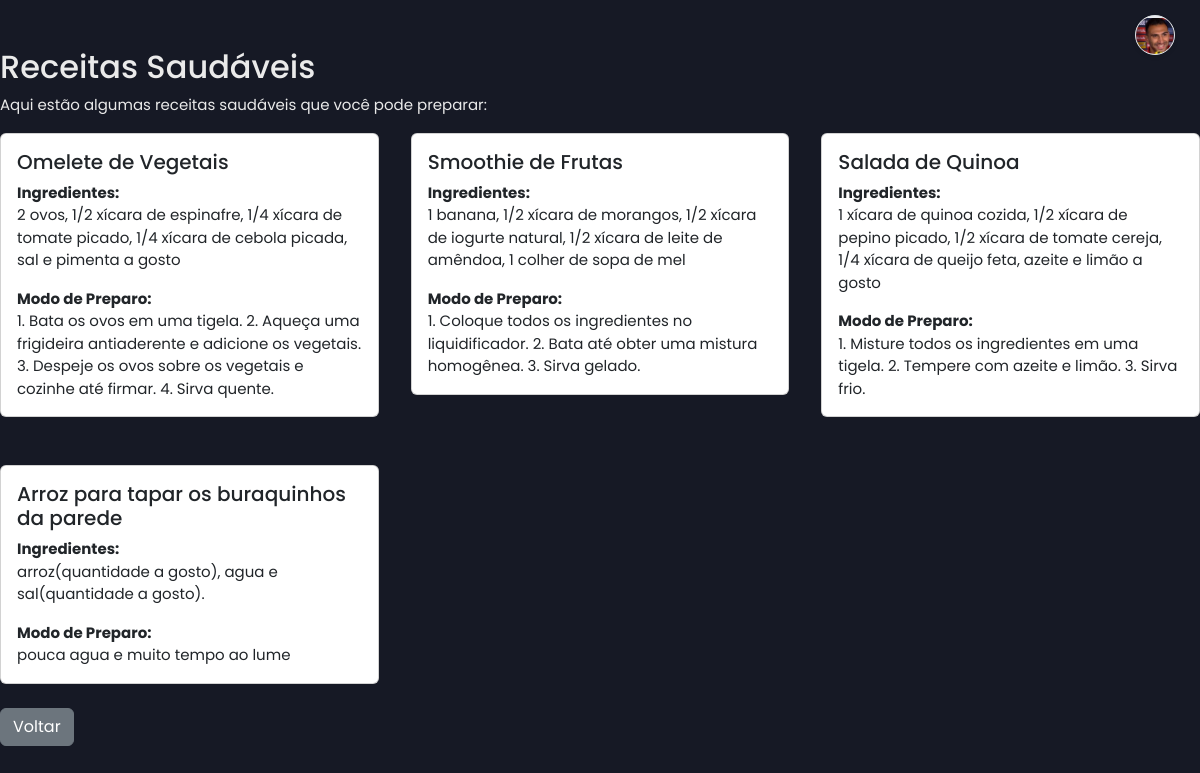
Page /recipes.php (signed in) on the committed database.
### tables this page shows
CREATE TABLE `recipes` (
  `id` int(11) NOT NULL,
  `name` varchar(100) NOT NULL,
  `ingredients` text NOT NULL,
  `instructions` text NOT NULL,
  `added_by_nutritionist_id` int(11) DEFAULT NULL COMMENT 'FK para users.id (nutricionista)',
  `created_at` timestamp NOT NULL DEFAULT current_timestamp()
);

### recipes.php (the view, shortened to what this page needs)
<?php
include 'db.php';
include 'header.php';
$stmt = $pdo->query("SELECT * FROM recipes");
$recipes = $stmt->fetchAll();
?>
<div class="container mt-5">
    <h2>Receitas Saudáveis</h2>
    <p>Aqui estão algumas receitas saudáveis que você pode preparar:</p>
    <div class="row">
        <?php foreach ($recipes as $recipe): ?>
            <div class="col-md-4 mb-4">
                <div class="card">
                    <div class="card-body">
                        <h5 class="card-title"><?= htmlspecialchars($recipe['name']) ?></h5>
                        <p class="card-text">
                            <strong>Ingredientes:</strong><br>
                            <?= nl2br(htmlspecialchars($recipe['ingredients'])) ?>
                        </p>
                        <p class="card-text">
                            <strong>Modo de Preparo:</strong><br>
                            <?= nl2br(htmlspecialchars($recipe['instructions'])) ?>
                        </p>
                    </div>
                </div>
            </div>
        <?php endforeach; ?>
    </div>
    <a href="nutrition_hub.php" class="btn btn-secondary">Voltar</a>
</div>
<?php
include 'footer.php';
?>

### assets/css/dashboard_cliente.css (style rules this page uses)
:root { --bg-dark-primary: #161925; --bg-dark-secondary: #232A44; --text-light: #EAEAEA; --text-muted: #A0A0B0; --accent-color: #7B4BFF; --accent-color-hover: #6a3ffb; --border-color: #3a3f58; --sidebar-width: 260px; --sidebar-width-collapsed: 80px; --font-family: 'Poppins', sans-serif; }
body.dashboard-body { background-color: var(--bg-dark-primary); color: var(--text-light); font-family: var(--font-family); margin: 0; padding: 0; display: flex; min-height: 100vh; font-size: 15px; }
.container, .container-fluid, .container-lg, .container-md, .container-sm, .container-xl, .container-xxl { padding-left: 0; padding-right: 0; max-width: 100%; }
.row { --bs-gutter-x: 2rem; --bs-gutter-y: 1.5rem; }

### assets/css/personalizacao_chat.css (style rules this page uses)
:root { --chat-bg: #FFFFFF; --chat-text: #000000; --chat-border: #D1D1D6; --chat-messages-bg: #FFFFFF; --chat-input-area-bg: #F8F9FA; --chat-input-bg: #FFFFFF; --chat-placeholder-text: #8A8A8E; --chat-sent-bg: #007AFF; --chat-sent-bg-rgb: 0, 122, 255; --chat-sent-text: #FFFFFF; --chat-received-bg: #E5E5EA; --chat-received-text: #000000; --chat-timestamp-sent: #d1eaff; --chat-timestamp-received: #6c757d; }

### rows in the picture
recipes: name "Omelete de Vegetais", ingredients "2 ovos, 1/2 xícara de espinafre, 1/4 xícara de tomate picado, 1/4 xícara de cebola picada, sal e pimenta a gosto", instructions "1. Bata os ovos em uma tigela. 2. Aqueça uma frigideira antiaderente e adicione os vegetais. 3. Despeje os ovos sobre os vegetais e cozinhe até firmar. 4. Sirva quente."
recipes: name "Smoothie de Frutas", ingredients "1 banana, 1/2 xícara de morangos, 1/2 xícara de iogurte natural, 1/2 xícara de leite de amêndoa, 1 colher de sopa de mel", instructions "1. Coloque todos os ingredientes no liquidificador. 2. Bata até obter uma mistura homogênea. 3. Sirva gelado."
recipes: name "Salada de Quinoa", ingredients "1 xícara de quinoa cozida, 1/2 xícara de pepino picado, 1/2 xícara de tomate cereja, 1/4 xícara de queijo feta, azeite e limão a gosto", instructions "1. Misture todos os ingredientes em uma tigela. 2. Tempere com azeite e limão. 3. Sirva frio."
recipes: name "Arroz para tapar os buraquinhos da parede", ingredients "arroz(quantidade a gosto), agua e sal(quantidade a gosto).", instructions "pouca agua e muito tempo ao lume"
